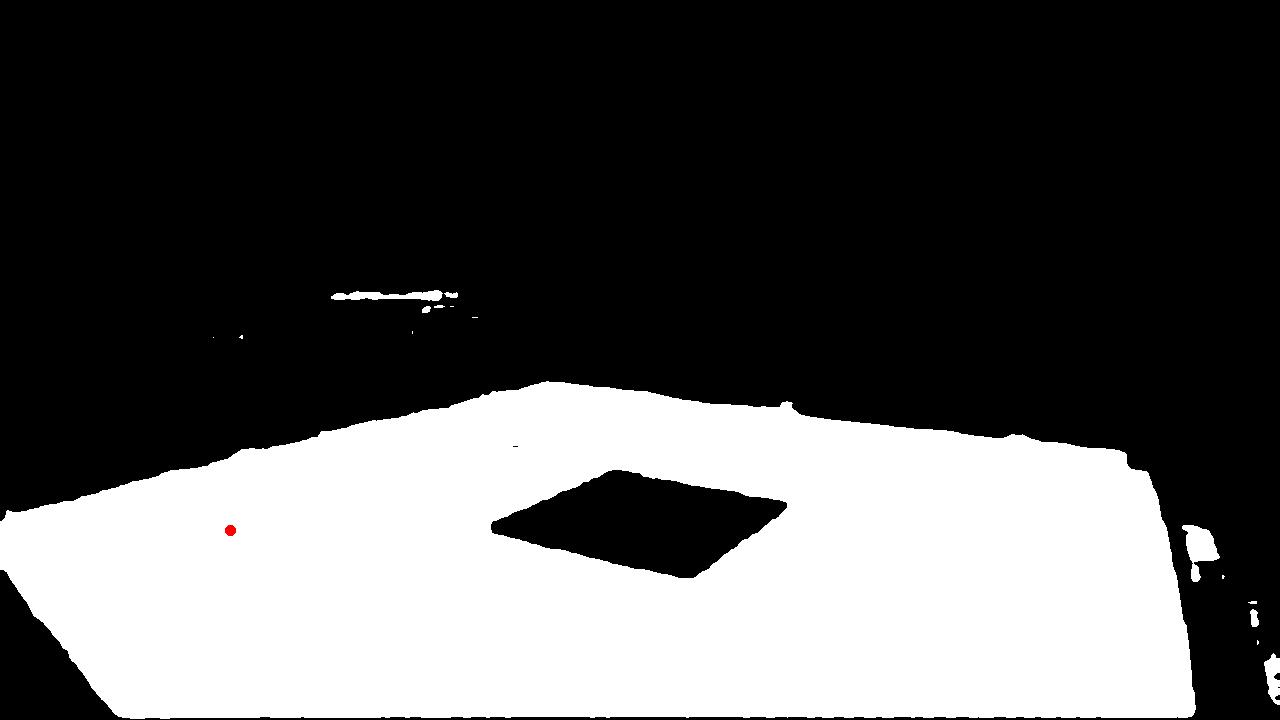
#> input picture images/mask.jpg, 1280 x 720 px, found by its file name
$ python fit.py
#> lines starting #> are read from the running program, lines starting #| are printed output that depends on the picture; after the words box and inside, x2 and y2 are one past the last pixel; in counts of white or black regions, pixels touching at a corner belong together
import cv2
import numpy as np
import matplotlib.pyplot as plt

# Load the image
image_path = "images/mask.jpg"
image = cv2.imread(image_path, cv2.IMREAD_GRAYSCALE)
#> image: shape (720, 1280); min 0, max 255, mean 85.8

# Threshold to create a binary mask
_, binary_mask = cv2.threshold(image, 127, 255, cv2.THRESH_BINARY)
#> binary_mask: shape (720, 1280); 33.6% white; 16 white regions (7 under 20 px)

# Find contours
contours, _ = cv2.findContours(binary_mask, cv2.RETR_EXTERNAL, cv2.CHAIN_APPROX_SIMPLE)
#> contours = 16 contours, 9 with area under 20; largest, box (x1, y1, x2, y2) and area: (0, 381, 1196, 719) 324484, (1182, 525, 1220, 582) 1010, (331, 290, 443, 301) 620, (1264, 653, 1280, 705) 467, (1250, 609, 1259, 627) 98, (444, 292, 458, 298) 45, (422, 306, 431, 313) 37

# Find the largest contour (assumed to be the white shape)
largest_contour = max(contours, key=cv2.contourArea)
#> largest_contour = contour of 750 points, box (x1, y1, x2, y2) (0, 381, 1196, 719), area 324484

# Use convex hull to approximate a quadrilateral for more robust corner detection
hull = cv2.convexHull(largest_contour)
#> hull = contour of 39 points, box (x1, y1, x2, y2) (0, 381, 1196, 719), area 332004
epsilon = 0.02 * cv2.arcLength(hull, True)
#> epsilon = 54.84
approx_corners = cv2.approxPolyDP(hull, epsilon, True)
#> approx_corners = [[0, 521], [546, 381], [1148, 473], [1195, 709], [122, 717]]

# Ensure 4 corners by interpolation or approximation
if len(approx_corners) > 4:
    approx_corners = approx_corners[
        :4
    ]  # Use the first four points (assume sorted by contour tracing)
#> approx_corners = [[0, 521], [546, 381], [1148, 473], [1195, 709]]
elif len(approx_corners) < 4:
    print(
        "Approximating to 4 corners is required; padding or corner estimation needed."
    )
    approx_corners = np.vstack(
        [approx_corners, approx_corners[: 4 - len(approx_corners)]]
    )

# Sort the corners for perspective transformation
if len(approx_corners) == 4:
    # Sort the corners to be consistent for perspective transform
    approx_corners = np.array([point[0] for point in approx_corners])
    sorted_corners = sorted(approx_corners, key=lambda x: (x[1], x[0]))
#> sorted_corners = [[546, 381], [1148, 473], [0, 521], [1195, 709]]

    # Top-left, top-right, bottom-right, bottom-left ordering
    top_left, top_right = sorted(sorted_corners[:2], key=lambda x: x[0])
#> top_left = [546, 381]; top_right = [1148, 473]
    bottom_left, bottom_right = sorted(sorted_corners[2:], key=lambda x: x[0])
#> bottom_left = [0, 521]; bottom_right = [1195, 709]

    # Target points for a perfect square
    max_side = max(
        np.linalg.norm(np.array(top_left) - np.array(top_right)),
        np.linalg.norm(np.array(top_right) - np.array(bottom_right)),
        np.linalg.norm(np.array(bottom_right) - np.array(bottom_left)),
        np.linalg.norm(np.array(bottom_left) - np.array(top_left)),
    )
#> max_side = 1209.7

    square_corners = np.array(
        [[0, 0], [max_side, 0], [max_side, max_side], [0, max_side]], dtype="float32"
    )
#> square_corners = [[0, 0], [1209.7, 0], [1209.7, 1209.7], [0, 1209.7]]

    # Perform perspective transformation
    src_corners = np.array(
        [top_left, top_right, bottom_right, bottom_left], dtype="float32"
    )
#> src_corners = [[546, 381], [1148, 473], [1195, 709], [0, 521]]
    matrix = cv2.getPerspectiveTransform(src_corners, square_corners)
#> matrix = [[-3.81, -14.85, 7735], [4.9, -32.08, 9545.4], [0.00197, -0.0133, 1]]
    warped_image = cv2.warpPerspective(
        binary_mask, matrix, (int(max_side), int(max_side))
    )
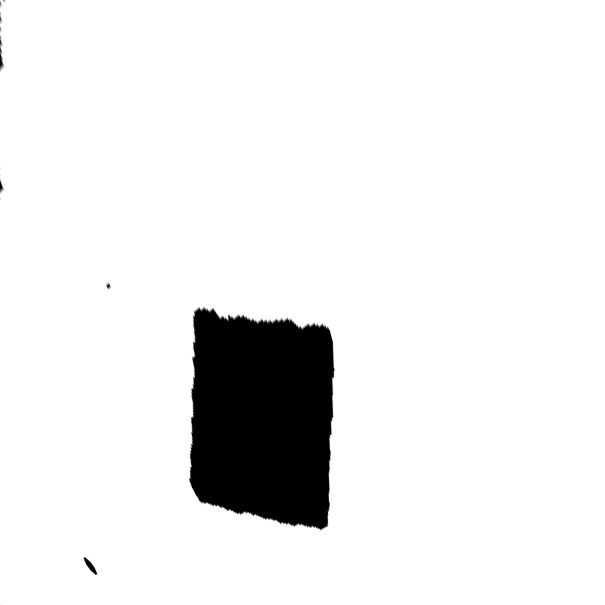
#> warped_image: shape (1209, 1209) (shown at 1/2 size); min 0, max 255, mean 235.9

    # Draw the detected square and warped result
    plt.figure(figsize=(15, 7))
    plt.subplot(1, 2, 1)
    plt.imshow(binary_mask, cmap="gray")
    plt.plot(
        approx_corners[:, 0], approx_corners[:, 1], "ro-", label="Detected Corners"
    )
    plt.title("Original with Detected Corners")
    plt.axis("off")
    plt.legend()

    plt.subplot(1, 2, 2)
    plt.imshow(warped_image, cmap="gray")
    plt.title("Warped Image (Corrected to Square)")
    plt.axis("off")
    # plt.show()

    # save the figure as an image
    plt.savefig("images/warped_image.jpg")
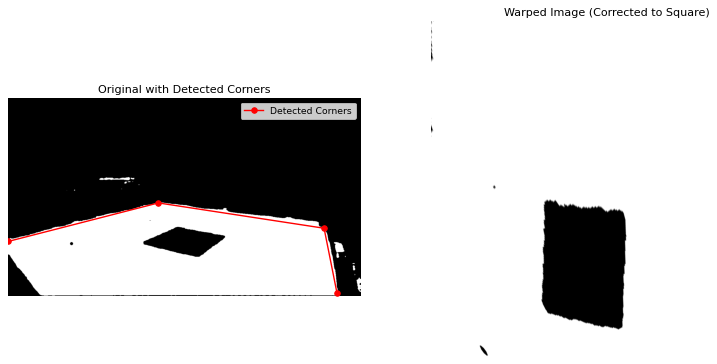
#> figure drawn by matplotlib, 2 panels

else:
    print("Failed to approximate the shape to 4 corners.")
